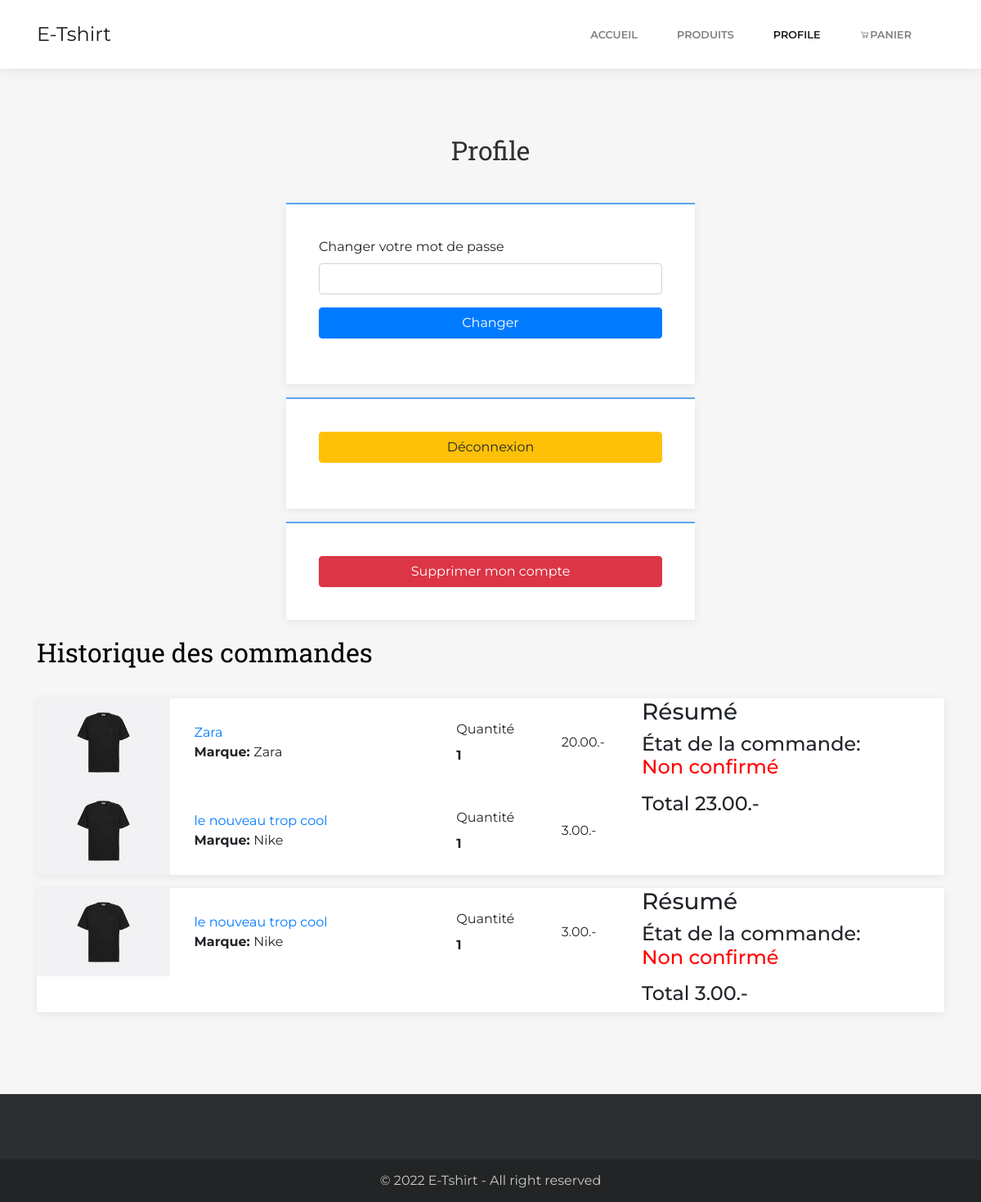
The page /vue/profile.php (signed in) on the database its author committed.
### tables this page shows
CREATE TABLE `order_tshirts` (
  `id_order_tshirts` int(11) NOT NULL AUTO_INCREMENT,
  `id_order` int(11) NOT NULL,
  `id_tshirt` int(11) DEFAULT NULL,
  `quantity` int(11) DEFAULT NULL,
  `unit_price` decimal(10,2) DEFAULT NULL,
  PRIMARY KEY (`id_order_tshirts`),
  KEY `id_shirt` (`id_tshirt`),
  KEY `id_order` (`id_order`),
  CONSTRAINT `order_tshirts_ibfk_2` FOREIGN KEY (`id_tshirt`) REFERENCES `tshirts` (`id_tshirt`),
  CONSTRAINT `order_tshirts_ibfk_3` FOREIGN KEY (`id_order`) REFERENCES `orders` (`id_order`)
);

CREATE TABLE `models` (
  `id_model` int(11) NOT NULL AUTO_INCREMENT,
  `name` varchar(100) DEFAULT NULL,
  `id_brand` int(11) DEFAULT NULL,
  PRIMARY KEY (`id_model`),
  KEY `id_brand` (`id_brand`),
  CONSTRAINT `models_ibfk_1` FOREIGN KEY (`id_brand`) REFERENCES `brands` (`id_brand`)
);

CREATE TABLE `brands` (
  `id_brand` int(11) NOT NULL AUTO_INCREMENT,
  `name` varchar(100) DEFAULT NULL,
  PRIMARY KEY (`id_brand`)
);

CREATE TABLE `orders` (
  `id_order` int(11) NOT NULL AUTO_INCREMENT,
  `is_confirmed` tinyint(4) DEFAULT 0,
  `total_price` decimal(10,2) DEFAULT NULL,
  `order_date` date DEFAULT NULL,
  `id_user` int(11) DEFAULT NULL,
  PRIMARY KEY (`id_order`),
  KEY `id_user` (`id_user`),
  CONSTRAINT `orders_ibfk_1` FOREIGN KEY (`id_user`) REFERENCES `users` (`id_user`)
);

### model/functions/database.php (called while the page is built)
<?php
    function connect()
    {
        static $myDb = null;
        $dbName = "db_tshirts";
        $dbUser = "user";
        $dbPass = "password";
        $host = "localhost";
        if ($myDb === null) {
            try {
                $myDb = new PDO(
                    "mysql:host=$host;dbname=$dbName;charset=utf8",
                    $dbUser,
                    $dbPass,
                    array(
                        PDO::ATTR_ERRMODE => PDO::ERRMODE_EXCEPTION,
                        PDO::ATTR_EMULATE_PREPARES => false, PDO::ATTR_PERSISTENT => true
                    )
                );
            } catch (Exception $e) {
                die("Impossible de se connecter à la base " . $e->getMessage());
            }
        }
        return $myDb;
    }
?>

### model/functions/produits_functions.php (called while the page is built, shortened)
<?php
    include_once("database.php");
        function getAllTshirtsById($id){
        $sql = "SELECT * FROM tshirts WHERE id_tshirt = :id";
        $query = connect()->prepare($sql);
        $query->execute([
            ':id' => $id,
        ]);
        return $query->fetchAll(PDO::FETCH_ASSOC);
    }
    function getAllModelsById($id){
        $sql = "SELECT * FROM models WHERE id_model = :id";
        $query = connect()->prepare($sql);
        $query->execute([
            ':id' => $id,
        ]);
        return $query->fetchAll(PDO::FETCH_ASSOC);
    }
       function getAllBrandsById($id){
        $sql = "SELECT * FROM brands WHERE id_brand = :id";
        $query = connect()->prepare($sql);
        $query->execute([
            ':id' => $id,
        ]);
        return $query->fetchAll(PDO::FETCH_ASSOC);
    }
    function getAllOrderItemsdByOrderId($orderid){
        $sql = "SELECT * FROM order_tshirts WHERE id_order = :orderId";
        $query = connect()->prepare($sql);
        $query->execute([
            ':orderId' => $orderid,
        ]);
        return $query->fetchAll(PDO::FETCH_ASSOC);
    }
    function getAllOrderdByUserId($userid){
        $sql = "SELECT * FROM orders WHERE id_user = :idUser";
        $query = connect()->prepare($sql);
        $query->execute([
            ':idUser' => $userid,
        ]);
        return $query->fetchAll(PDO::FETCH_ASSOC);
    }
    ?>

### vue/profile.php (the view, shortened to what this page needs)
<?php
include("../model/functions/produits_functions.php");
$order = getAllOrderdByUserId($_SESSION["idUser"]);
?>
<!DOCTYPE html>
<html>
<head>
    <link rel="stylesheet" href="../model/assets/bootstrap/css/bootstrap.min.css">
    <link rel="stylesheet" href="../model/assets/fonts/font-awesome.min.css">
    <link rel="stylesheet" href="../model/assets/fonts/line-awesome.min.css">
    <link rel="stylesheet" href="../model/assets/fonts/simple-line-icons.min.css">
    <link rel="stylesheet" href="https://cdnjs.cloudflare.com/ajax/libs/baguettebox.js/1.10.0/baguetteBox.min.css">
    <link rel="stylesheet" href="../model/assets/css/smoothproducts.css">
</head>
<body>
<nav class="navbar navbar-light navbar-expand-lg fixed-top bg-white clean-navbar">
            <div class="container"><a class="navbar-brand logo" href="accueil.php">E-Tshirt</a>
                <div class="collapse navbar-collapse" id="navcol-1">
                    <ul class="navbar-nav ml-auto">
                        <li class="nav-item"><a class="nav-link" href="accueil.php">accueil</a></li>
                        <li class="nav-item"><a class="nav-link" href="produits.php">produits</a></li>
                        <?php if (!isset($_SESSION["role"])) {
                            echo '<li class="nav-item"><a class="nav-link" href="connexion.php">Connexion</a></li>
                        <li class="nav-item"><a class="nav-link" href="inscription.php">Inscription</a></li>';
                        } else {
                            echo '<li class="nav-item"><a class="nav-link active" href="profile.php">Profile</a></li>';
                        }
                        ?>
                        <li class="nav-item"><a class="nav-link" href="panier.php"><i
                                    class="la la-shopping-cart"></i>Panier</a></li>
                    </ul>
                </div>
            </div>
        </nav>
    <main class="page contact-us-page">
        <section class="clean-block clean-form dark">
            <div class="container">
                <div class="block-heading">
                    <p style="font-family: 'Roboto Slab', serif;font-size: 32px;color: rgb(0,0,0);">Profile</p>
                    </div>
                    <form method="POST" action="#">
                        <div class="form-group"><label for="email">Changer votre mot de passe</label><input
                                class="form-control" type="password" name="password" required></div>
                        <div class="form-group"><button class="btn btn-primary btn-block" type="submit">Changer</button>
                        </div>
                    </form>
                    <div class="row">
                        <div class="col">
                        </div>
                    </div>
                    <form action="#" method="GET">
                        <div class="form-group"><button class="btn btn-warning btn-block"
                                type="submit">Déconnexion</button></div>
                    </form>
                    <div class="row">
                        <div class="col">
                        </div>
                    </div>
                        <form>
                            <button type="button" class="btn btn-danger btn-block" data-toggle="modal" data-target="#exampleModal">Supprimer mon compte</button>
                        </form>
                        <div class="row">
                            <div class="col">
                            </div>
                        </div>
                <p style="font-family: 'Roboto Slab', serif;font-size: 32px;color: rgb(0,0,0);">Historique des commandes</p>
                <?php
                        if($order!=null){
                            foreach($order as $item){
                                 echo '<div class="row">
                                <div class="col">
                                   <p></p>
                                </div>
                            </div>
                            <div class="content">
                                <div class="row no-gutters">
                                    <div class="col-md-12 col-lg-8">';
                                $tshirt = getAllOrderItemsdByOrderId($item["id_order"]);
                                foreach($tshirt as $tshirtItem){
                                    $thistshirt = getAlltshirtsById($tshirtItem["id_tshirt"]);
                                    $model = getAllModelsById($thistshirt[0]["id_model"]);
                                    $marque = getAllBrandsById($model[0]["id_brand"]);
                                    echo '<div class="items">
                                    <div class="product">
                                        <div class="row justify-content-center align-items-center">
                                            <div class="col-md-3">
                                                <div class="product-image"><img class="img-fluid d-block mx-auto image" src="../model/assets/img/my-images/product/tshirt.jpg"></div>
                                            </div>
                                            <div class="col-md-5 product-info"><a class="product-name" href="page_detail_produit.php?id=' . $thistshirt[0]["id_tshirt"] . '">'.$model[0]["name"].'</a>
                                                <div class="product-specs">
                                                    <div><span><b>Marque: </b></span><span class="value">'.$marque[0]["name"].'</span></div>
                                                </div>
                                            </div>
                                            <div class="col-6 col-md-2 quantity"><label class="d-none d-md-block" for="quantity">Quantité</label><b>'.$tshirtItem["quantity"].'</b></div>
                                            <div class="col-6 col-md-2 price"><span>'.$tshirtItem["unit_price"].'.-</span></div>
                                        </div>
                                    </div>
                                </div>';
                                }
                                if($item["is_confirmed"]==0){
                                    $messageEtat = "<p style='color:red'>Non confirmé</p>";
                                }
                                else{
                                    $messageEtat = "<p style='color:lime'>Confirmé</p>";
                                }
                                echo '</div>
                                <div class="col-md-12 col-lg-4">
                                    <div class="summary">
                                        <h3>Résumé</h3>
                                        <h4><span class="text">État de la commande: </span><span class="price">'.$messageEtat.'</span></h4>
                                        <h4><span class="text">Total&nbsp;</span><span class="price">'.$item["total_price"].'.-</span></h4>
                                    </div>
                                </div>
                            </div>
                        </div>';
                            }
                        }
                        else{
                            echo "<h2>Vous n'avez pas encore passé de commande.";
                        }
                    ?>
            </div>
        </section>
    </main>
    <footer class="page-footer dark">
        <div class="footer-copyright">
            <p>© 2022 E-Tshirt - All right reserved</p>
        </div>
    </footer>
</body>
</html>

### model/assets/css/smoothproducts.css (style rules this page uses)
html, body { height: 100%; width: 100%; }

### rows shown on the page
orders: is_confirmed "Non confirmé", total_price "23.00"
order_tshirts: models.name "Zara", brands.name "Zara", quantity "1", unit_price "20.00"
order_tshirts: models.name "le nouveau trop cool", brands.name "Nike", quantity "1", unit_price "3.00"
orders: is_confirmed "Non confirmé", total_price "3.00"
order_tshirts: models.name "le nouveau trop cool", brands.name "Nike", quantity "1", unit_price "3.00"
